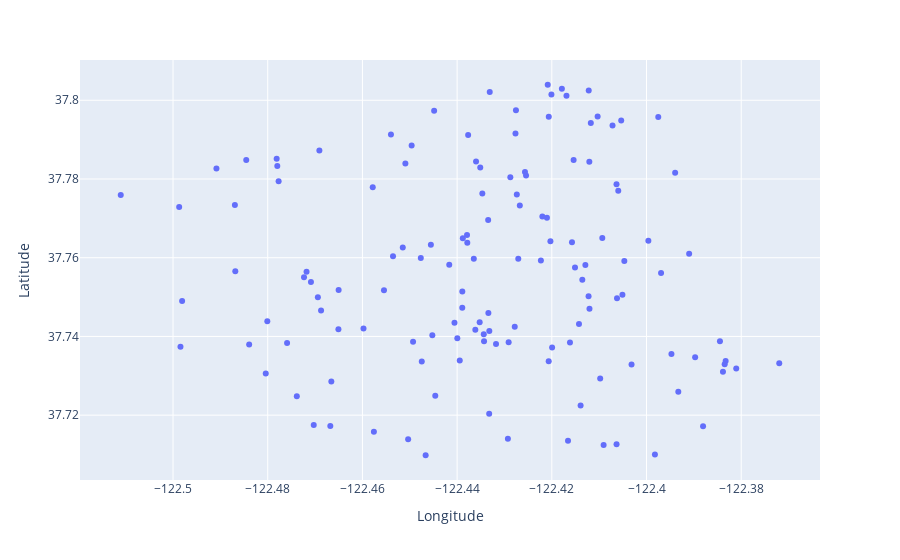

Write notebook code for a chart like this one.
### Code cell
# Just the neighborhood parks and playgrounds
px.scatter(park_neighborhoodparks,
           x='Longitude',
           y='Latitude')

### Figure 1 — Plotly figure (JSON) as saved in the notebook; plotly's stock layout.template omitted (floating-point values rounded to 4 significant figures; data arrays with more than 128 entries replaced by an {"elided": "..."} marker saying what was removed)
{"data": [{"hovertemplate": "Longitude=%{x}<br>Latitude=%{y}<extra></extra>", "legendgroup": "", "marker": {"color": "#636efa", "symbol": "circle"}, "mode": "markers", "name": "", "orientation": "v", "showlegend": false, "type": "scatter", "x": {"elided": "134 float values"}, "xaxis": "x", "y": {"elided": "134 float values"}, "yaxis": "y"}], "layout": {"legend": {"tracegroupgap": 0}, "margin": {"t": 60}, "xaxis": {"anchor": "y", "domain": [0, 1], "title": {"text": "Longitude"}}, "yaxis": {"anchor": "x", "domain": [0, 1], "title": {"text": "Latitude"}}}}
